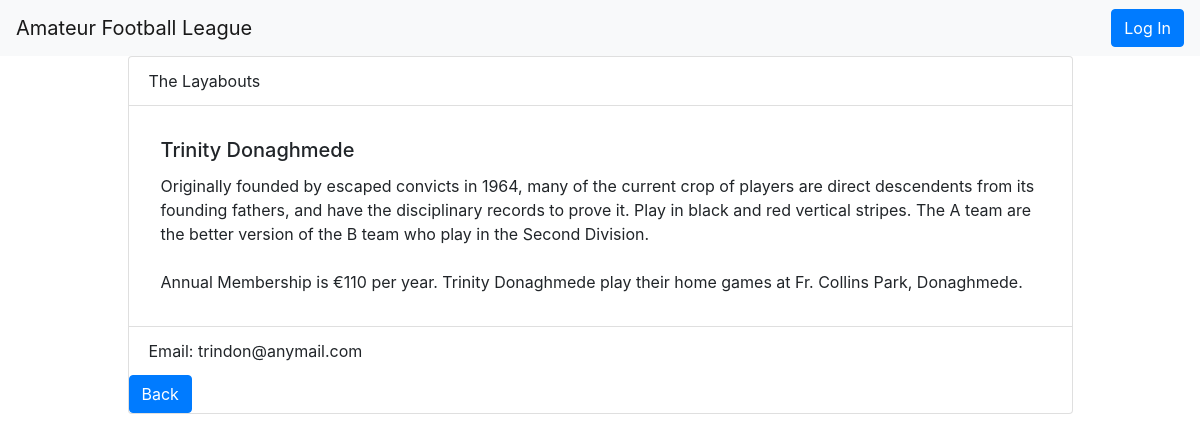
Screenshot of /division/Premier Division North/teams/Trinity Donaghmede/teamDetails with the database file from the repository.
### db_setup.py (models this page shows, shortened)
class Team(Base):
    __tablename__ = 'team'
    id = Column(Integer, primary_key = True)
    name = Column(String(80), nullable = False)
    nickname = Column(String(80))
    membership = Column(Integer, nullable = False)
    email = Column(String(80))
    home = Column(String(100))
    description = Column(String(500))
    division_id = Column(Integer, ForeignKey('division.id'))
    division = relationship(Division)
    user_id = Column(Integer, ForeignKey('user.id'))
    user = relationship(User)

### application.py (the view)
@app.route('/division/<path:division_name>')
@app.route('/division/<path:division_name>/teams')
def showTeams(division_name):
    try:
        session = newSession()
        division = session.query(Division).filter_by(name = division_name).one()
        teams = session.query(Team).filter_by(division_id = division.id)
        divisions = session.query(Division).order_by(Division.rank).all()
        if loggedIn(): # can create a new team if logged in
            return render_template('teams.html', teams = teams, division = division, divisions = divisions)
        else:
            return render_template('publicTeams.html', teams = teams, division = division, divisions = divisions)
    finally:
        session.close()

### application.py (called while the page is built)
def newSession():
    DBSession = sessionmaker(bind=engine)
    session = DBSession()
    return session

@app.route('/division/<path:division_name>/teams/<path:team_name>/teamDetails')
def showTeamDetails(division_name, team_name):
    session = newSession()
    team = session.query(Team).filter_by(name = team_name).one()
    if login_session.get('user_id') == team.user_id: # can edit/delete depending on auth
        return render_template('teamDetails.html', team = team, division_name = division_name)
    else:
        return render_template('publicTeamDetails.html', team = team, division_name = division_name)

### templates/publicTeamDetails.html (shortened to what this page needs)
{% extends 'teamDetails.html' %}
{% block main %}
{{super()}}
{% endblock %}

### templates/teamDetails.html (shortened to what this page needs)
{% extends 'divisions.html' %}
{% block main %}
  <div class="card-header bg-transparent">{{team.nickname}}</div>
  <div class="card-body">
    <h5 class="card-title">{{team.name}}</h5>
    <p class="card-text">  {{team.description}}<br><br>Annual Membership is €{{team.membership}} per year.  {{team.name}} play their home games at {{team.home}}.</p>
  </div>
  <div class="card-footer bg-transparent">Email: {{team.email}}</div>
  <div class='row'>
      <div class='col-2'>
          <a class='btn btn-primary' role='button' href = {{url_for('showTeams', division_name = division_name)}}>Back</a>
      </div>
    </div>
  </div>
{% endblock %}

### static/style.css (style rules this page uses)
.card-body { padding-top: 2em; padding-bottom: 2em; padding-left: 2em; padding-right: 2em; }

### rows the page displays
Team: nickname "The Layabouts", name "Trinity Donaghmede", description "Originally founded by escaped convicts in 1964, many of the current crop of players are direct descendents from its founding fathers, and have the disciplinary records to prove it. Play in black and red vertical stripes. The A team are the better version of the B team who play in the Second Division.", membership "110", home "Fr. Collins Park, Donaghmede", email "trindon@anymail.com"
